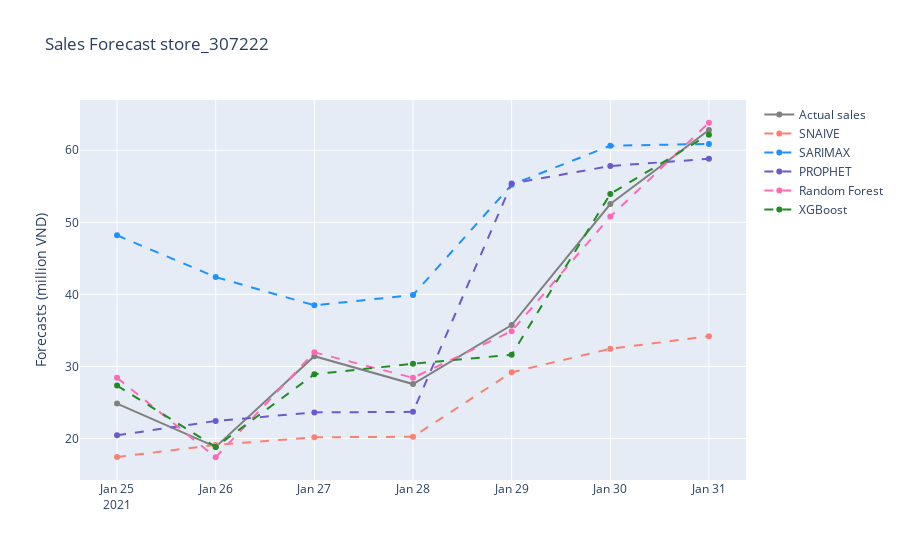

Notebook cell for this chart:
### Code cell
store = sample_ls[0]
x = sample_fc.loc[store,'fc_SNAIVE'].index

fig = go.Figure()

fig.add_trace(go.Scatter(x=x, 
                         y=sample_fc.loc[store,'sales'], 
                         name='Actual sales',
                         line={'color': 'grey'},
                         ))
fig.add_trace(go.Scatter(x=x, 
                         y=sample_fc.loc[store,'fc_SNAIVE'].values, 
                         name='SNAIVE',
                         line={'color': 'salmon', 'dash': 'dash'},
                         ))
fig.add_trace(go.Scatter(x=x, 
                         y=sample_fc.loc[store,'fc_ARIMA'], 
                         name='SARIMAX',
                         line={'color': 'dodgerblue', 'dash': 'dash'},
                         ))
fig.add_trace(go.Scatter(x=x, 
                         y=sample_fc.loc[store,'fc_PROPHET']['yhat'].values, 
                         name='PROPHET',
                         line={'color': 'slateblue', 'dash': 'dash'},
                         ))
fig.add_trace(go.Scatter(x=x, 
                         y=sample_fc.loc[store,'fc_RF'].values, 
                         name='Random Forest',
                         line={'color': 'hotpink', 'dash': 'dash'},
                         ))
fig.add_trace(go.Scatter(x=x, 
                         y=sample_fc.loc[store,'fc_XGB'].values, 
                         name='XGBoost',
                         line={'color': 'forestgreen', 'dash': 'dash'},
                         ))
fig.update_layout(title='Sales Forecast ' + store)
fig.update_yaxes(title_text='Forecasts (million VND)')

fig.show()

### Figure 1 — Plotly figure (JSON) as saved in the notebook; plotly's stock layout.template omitted (floating-point values rounded to 4 significant figures)
{"data": [{"line": {"color": "grey"}, "name": "Actual sales", "type": "scatter", "x": ["2021-01-25T00:00:00", "2021-01-26T00:00:00", "2021-01-27T00:00:00", "2021-01-28T00:00:00", "2021-01-29T00:00:00", "2021-01-30T00:00:00", "2021-01-31T00:00:00"], "y": [24.85, 18.83, 31.42, 27.56, 35.75, 52.54, 62.81]}, {"line": {"color": "salmon", "dash": "dash"}, "name": "SNAIVE", "type": "scatter", "x": ["2021-01-25T00:00:00", "2021-01-26T00:00:00", "2021-01-27T00:00:00", "2021-01-28T00:00:00", "2021-01-29T00:00:00", "2021-01-30T00:00:00", "2021-01-31T00:00:00"], "y": [17.43, 19.11, 20.17, 20.24, 29.19, 32.45, 34.2]}, {"line": {"color": "dodgerblue", "dash": "dash"}, "name": "SARIMAX", "type": "scatter", "x": ["2021-01-25T00:00:00", "2021-01-26T00:00:00", "2021-01-27T00:00:00", "2021-01-28T00:00:00", "2021-01-29T00:00:00", "2021-01-30T00:00:00", "2021-01-31T00:00:00"], "y": [48.2, 42.4, 38.48, 39.91, 55.22, 60.63, 60.87]}, {"line": {"color": "slateblue", "dash": "dash"}, "name": "PROPHET", "type": "scatter", "x": ["2021-01-25T00:00:00", "2021-01-26T00:00:00", "2021-01-27T00:00:00", "2021-01-28T00:00:00", "2021-01-29T00:00:00", "2021-01-30T00:00:00", "2021-01-31T00:00:00"], "y": [20.45, 22.43, 23.63, 23.7, 55.39, 57.81, 58.82]}, {"line": {"color": "hotpink", "dash": "dash"}, "name": "Random Forest", "type": "scatter", "x": ["2021-01-25T00:00:00", "2021-01-26T00:00:00", "2021-01-27T00:00:00", "2021-01-28T00:00:00", "2021-01-29T00:00:00", "2021-01-30T00:00:00", "2021-01-31T00:00:00"], "y": [28.44, 17.4, 31.97, 28.42, 34.9, 50.79, 63.82]}, {"line": {"color": "forestgreen", "dash": "dash"}, "name": "XGBoost", "type": "scatter", "x": ["2021-01-25T00:00:00", "2021-01-26T00:00:00", "2021-01-27T00:00:00", "2021-01-28T00:00:00", "2021-01-29T00:00:00", "2021-01-30T00:00:00", "2021-01-31T00:00:00"], "y": [27.35, 18.83, 28.92, 30.38, 31.62, 53.94, 62.17]}], "layout": {"title": {"text": "Sales Forecast store_307222"}, "yaxis": {"title": {"text": "Forecasts (million VND)"}}}}
